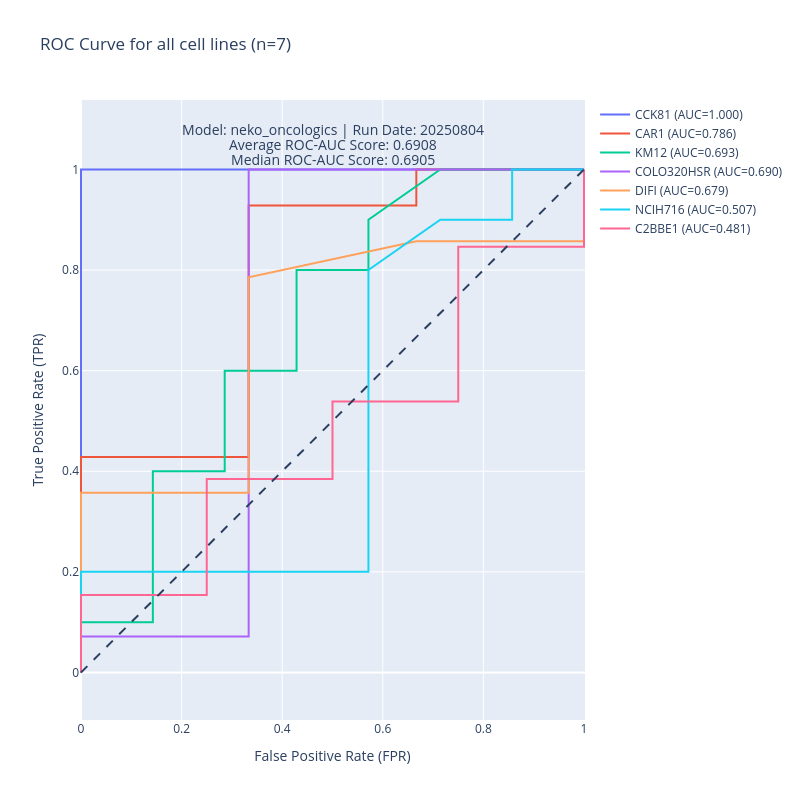

This figure's notebook cell:
### Markdown cell above
### ROC AUC

### Code cell
# Get plot_curves from features.plot_roc_metrics
from synco.features.plot_roc_metrics import plot_curves

# Plot ROC and PR curves
plot_curves(
    traces=traces_roc,
    auc_score_list=rocauc_score_list,
    model="neko_oncologics",
    specific_date="20250804",
    tissue='all',
    metric='ROC',
)

### Figure 1 — Plotly figure (JSON) as saved in the notebook; plotly's stock layout.template omitted (floating-point values rounded to 4 significant figures)
{"data": [{"mode": "lines", "name": "CCK81 (AUC=1.000)", "type": "scatter", "x": [0.0, 0.0, 0.0, 0.0, 1.0], "y": [0.0, 0.06667, 0.8667, 1.0, 1.0]}, {"mode": "lines", "name": "CAR1 (AUC=0.786)", "type": "scatter", "x": [0.0, 0.0, 0.0, 0.3333, 0.3333, 0.3333, 0.6667, 0.6667, 1.0], "y": [0.0, 0.07143, 0.4286, 0.4286, 0.7857, 0.9286, 0.9286, 1.0, 1.0]}, {"mode": "lines", "name": "KM12 (AUC=0.693)", "type": "scatter", "x": [0.0, 0.0, 0.1429, 0.1429, 0.2857, 0.2857, 0.4286, 0.4286, 0.5714, 0.5714, 0.7143, 1.0], "y": [0.0, 0.1, 0.1, 0.4, 0.4, 0.6, 0.6, 0.8, 0.8, 0.9, 1.0, 1.0]}, {"mode": "lines", "name": "COLO320HSR (AUC=0.690)", "type": "scatter", "x": [0.0, 0.0, 0.3333, 0.3333, 0.3333, 0.3333, 1.0], "y": [0.0, 0.07143, 0.07143, 0.7857, 0.9286, 1.0, 1.0]}, {"mode": "lines", "name": "DIFI (AUC=0.679)", "type": "scatter", "x": [0.0, 0.0, 0.0, 0.3333, 0.3333, 0.6667, 1.0, 1.0], "y": [0.0, 0.07143, 0.3571, 0.3571, 0.7857, 0.8571, 0.8571, 1.0]}, {"mode": "lines", "name": "NCIH716 (AUC=0.507)", "type": "scatter", "x": [0.0, 0.0, 0.0, 0.5714, 0.5714, 0.7143, 0.8571, 0.8571, 1.0], "y": [0.0, 0.1, 0.2, 0.2, 0.8, 0.9, 0.9, 1.0, 1.0]}, {"mode": "lines", "name": "C2BBE1 (AUC=0.481)", "type": "scatter", "x": [0.0, 0.0, 0.0, 0.25, 0.25, 0.5, 0.5, 0.75, 0.75, 0.75, 1.0, 1.0], "y": [0.0, 0.07692, 0.1538, 0.1538, 0.3846, 0.3846, 0.5385, 0.5385, 0.6923, 0.8462, 0.8462, 1.0]}], "layout": {"annotations": [{"font": {"size": 14}, "showarrow": false, "text": "Average ROC-AUC Score: 0.6908", "x": 0.5, "y": 1.05}, {"font": {"size": 14}, "showarrow": false, "text": "Median ROC-AUC Score: 0.6905", "x": 0.5, "y": 1.02}, {"font": {"size": 14}, "showarrow": false, "text": "Model: neko_oncologics | Run Date: 20250804", "x": 0.5, "y": 1.08}], "height": 800, "shapes": [{"line": {"dash": "dash"}, "type": "line", "x0": 0, "x1": 1, "y0": 0, "y1": 1}], "title": {"text": "ROC Curve for all cell lines (n=7)"}, "width": 800, "xaxis": {"constrain": "domain", "title": {"text": "False Positive Rate (FPR)"}}, "yaxis": {"scaleanchor": "x", "scaleratio": 1, "title": {"text": "True Positive Rate (TPR)"}}}}
